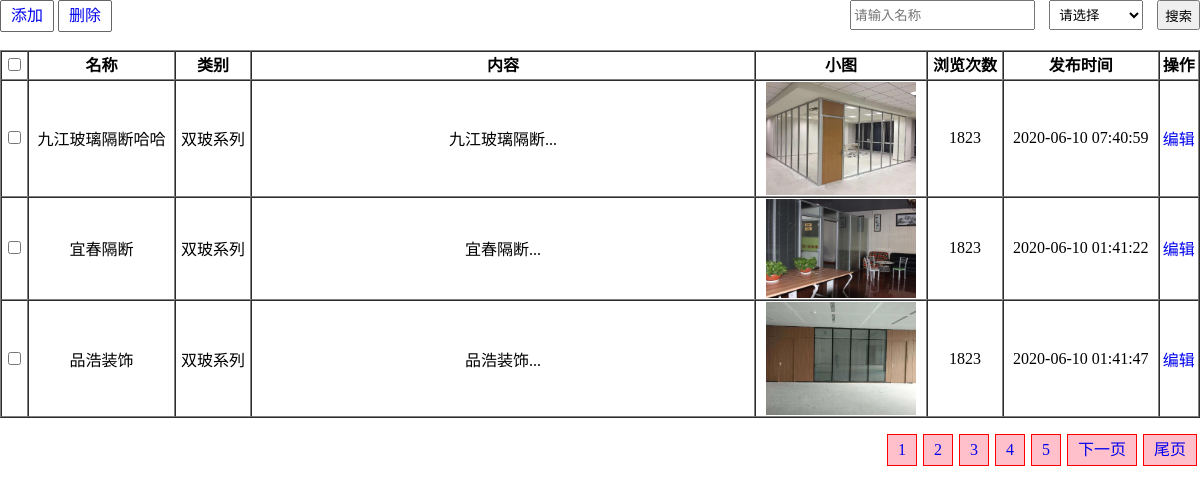
Screenshot of /admin/cases/index.php with the database file from the repository.
### tables this page shows
CREATE TABLE `cases`  (
  `id` int(10) UNSIGNED NOT NULL AUTO_INCREMENT,
  `name` varchar(255) NULL DEFAULT NULL,
  `classfiy` varchar(255) NULL DEFAULT NULL,
  `content` text NULL,
  `img` varchar(255) NULL DEFAULT NULL,
  `browse` int(255) UNSIGNED NULL DEFAULT NULL,
  `time` int(255) NULL DEFAULT NULL,
  PRIMARY KEY (`id`) USING BTREE
);

### admin/cases/index.php (the view, shortened to what this page needs)
<!DOCTYPE html>
<html lang="en">
	<head>
		<link rel="stylesheet" href="./../index.css" />
	</head>
	<body>
		<?php
			include './../fun.php';
			$name = isset($_GET['name'])?$_GET['name']:"";
			$classfiy = isset($_GET['classfiy'])?$_GET['classfiy']:"";
			$arr =  selectByser($name,$classfiy);
			$search = $arr['search'];
			$params = $arr['params'];
			$page = $_GET['page'];
			$mysql = new Mysql('cases');
			$result = $mysql->selectByPage(3,$page,$search);
			$pages = $result['pages'];
        	$beforepage = $result['beforepage'];
        	$afterpage = $result['afterpage'];
        	$result = $result['result'];
        	$pagelist = $mysql->showpages($page,$pages,$beforepage,$afterpage,$params);
		?>
		<div class="top">
			<div id="handle">
				<a href="./add.html">添加</a>
				<a href="#" id="del">删除</a>
			</div>
			<div id="search">
				<form action="?">
                    <input type="text" name="name" placeholder="请输入名称"/>
                    <select name="classfiy" id="">
                        <option value="">请选择</option>
                    </select>
					<input type="submit" value="搜索" />
				</form>
			</div>
		</div>
		<div id="project">
			<table border="1" cellspacing="0">
				<thead>
					<tr>
						<th><input type="checkbox" /></th>
						<th>名称</th>
						<th>类别</th>
						<th style="width: 500px;">内容</th>
						<th>小图</th>
						<th>浏览次数</th>
						<th>发布时间</th>
						<th>操作</th>
					</tr>
				</thead>
				<tbody>
					<?php
						$str ='';
						foreach($result as $v) {
							$str .="<tr>"."<td>"."<input type=".'"checkbox"'.'" value="'.$v['id'].'">'."</td>";
							$str .= "<td>".$v['name']."</td>";
							$str .= "<td>".$v['classfiy']."</td>";
							$content =mb_substr($v['content'],0,200).'...';
							$str .= "<td>".$content."</td>";
							if($v['img']) {
								$path = "./../upload/".$v['img'];
								$str .= "<td><img src="."$path"."></td>";
							} else {
								$str .= "<td>".'无'."</td>";
							};
							$str .= "<td>".$v['browse']."</td>";
							$time = $v['time'];
							$time = date('Y-m-d h:i:s',$time);
							$str .= "<td>".$time."</td>";
							$str .="<td><a href="."./change.php?id="."$v[id]".">编辑</a></td></tr>";
						}
						if($str) {
							echo $str;
						} else {
							$str .="<tr><td colspan=";
							$str .="'8' id=";
							$str .='nodate>';
							$str .= '无搜索结果'."</td></tr>";
							echo $str;
						}
					?>
				</tbody>
			</table>
		</div>
		<div id="pages">
			<ul>
				<?php
					echo $pagelist;
				?>
			</ul>
		</div>
	</body>
</html>

### admin/index.css (style rules this page uses)
body { width: 1200px; margin: 0 auto; }
a { text-decoration: none; }
#search form { height: 50px; text-align: right; width: 100%; }
#search input { height: 30px; box-sizing: border-box; vertical-align: middle; margin-left: 10px; }
#search select { height: 30px; vertical-align: middle; margin-left: 10px; padding-left: 5px; }
#handle { float: left; }
#handle a { display: inline-block; height: 30px; border: 1px solid #666666; line-height: 30px; padding: 0 10px; border-radius: 2px; }
#pages ul { text-align: right; }
#project table { width: 100%; text-align: center; }
#project thead { height: 25px; line-height: 25px; }
#project tbody img { display: block; width: 150px; margin: 0 auto; }
form { width: 500px; }

### rows the page displays
cases: name "九江玻璃隔断哈哈", classfiy "双玻系列", content "九江玻璃隔断...", img (picture), browse "1823", time "2020-06-10 07:40:59"
cases: name "宜春隔断", classfiy "双玻系列", content "宜春隔断...", img (picture), browse "1823", time "2020-06-10 01:41:22"
cases: name "品浩装饰", classfiy "双玻系列", content "品浩装饰...", img (picture), browse "1823", time "2020-06-10 01:41:47"
